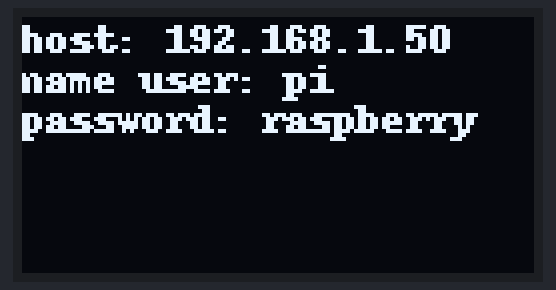
Bench run of a program on a simulated Raspberry Pi (BCM pin numbers). Parts: 128×64 one-colour display. System figures (address, load, memory, disk, uptime) are fixed made-up values. At 0.2 s the program stops and its outputs stay as they are.

Above: at 0.2 s.

The program:

showIP.py
```python
#!/usr/bin/env python3
# -*- coding:utf-8 vi:ts=4:noexpandtab
# Simple RTSP server. Run as-is or with a command-line to replace the default pipeline

"""
Документация на библиотеку ImageDraw https://pillow.readthedocs.io/en/stable/reference/ImageDraw.html
"""
import RPi.GPIO as GPIO
from PIL import Image       # библиотеки для рисования на дисплее
from PIL import ImageDraw
from PIL import ImageFont
import Adafruit_SSD1306
import os

###################
"""Возвращает ip"""
###################
def getIP():
    res = os.popen('hostname -I | cut -d\' \' -f1').readline().replace('\n','') #получаем IP, удаляем \n
    return res


if __name__ == '__main__':
    disp = Adafruit_SSD1306.SSD1306_128_64(rst=None)
    disp.begin()  # запускаем дисплей
    disp.clear()  # очищаем буффер изображения
    width, height = disp.width, disp.height  # получаем высоту и ширину дисплея
    image = Image.new('1', (width, height))  # создаем изображение из библиотеки PIL для вывода на экран. 1 = картинка черно-белая, далее размер изображения
    draw = ImageDraw.Draw(image)  # создаем объект, которым будем рисовать
    draw.rectangle((0, 0, width, height), outline=0, fill=0)  # прямоугольник, залитый черным - очищаем дисплей

    font = ImageFont.load_default();

    ip = getIP()

    # надпись c ip
    draw.text((0, 0), "host: " + ip, font=font, fill=255)  # формируем текст

    draw.text((0, 10), "name user: pi" , font=font, fill=255)  # формируем текст

    draw.text((0, 20), "password: raspberry", font=font, fill=255)  # формируем текст
    # вывод на дисплей
    disp.image(image)
    disp.display()
```
